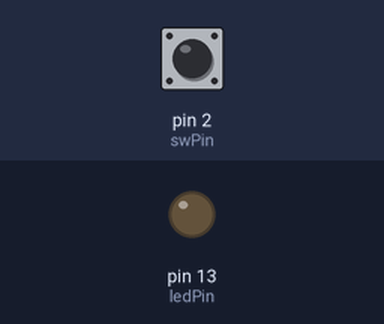
Simulated run of this sketch. Board: Arduino Uno, built with avr-gcc and run on an emulated ATmega328P. On the bench: output pins drawn as LEDs (lit = HIGH). Inputs (shaded band) come from the test bench; at power-on: pin 2 (swPin) HIGH.

Above: at 1.2 s.
1.3 s: pin 2 (swPin) pulled LOW for 0.15 s
At 1.37 s:
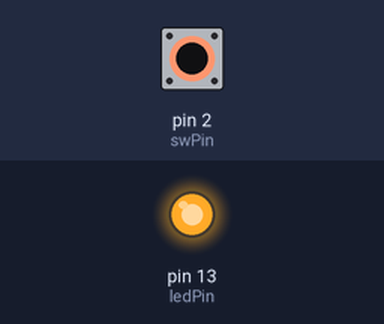
2.9 s: pin 2 (swPin) pulled LOW for 3.2 s
At 6.6 s:
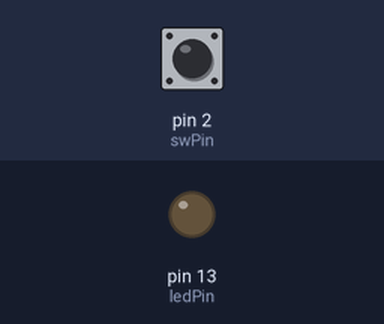
Timing chart, 0 to 8.1 s (numbered marks = the images above; inputs shaded):
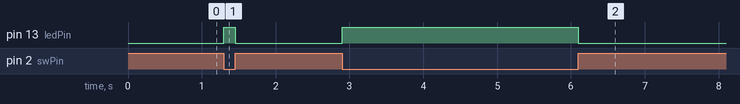

Measured:
- after the input at 1.3 s, pin 13 (ledPin): LOW → HIGH at once, → LOW 0.15 s later
- after the input at 2.9 s, pin 13 (ledPin): LOW → HIGH at once, → LOW 3.2 s later

The sketch:

sw_in_ex2.ino
```cpp
#define OFF 1
#define ON  0

const int swPin  =  2;
const int ledPin = 13;

void setup() {
  pinMode(swPin,  INPUT );
  pinMode(ledPin, OUTPUT);
  Serial.begin(9600);
}

void loop() {

  int sw_in = digitalRead(swPin);

  if( sw_in == ON ) {
    digitalWrite(ledPin, HIGH);
  }
  else {
    digitalWrite(ledPin, LOW );
  }
}
```
